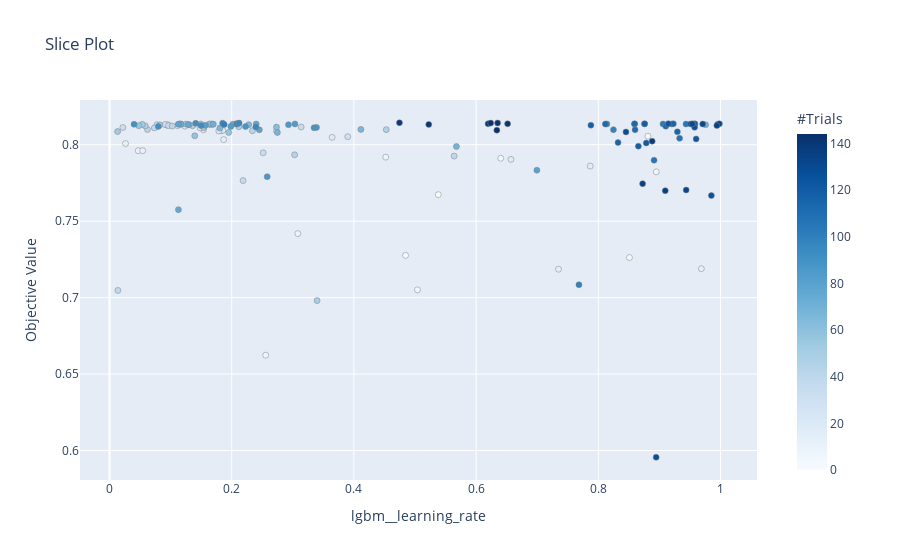

The cell this chart's notebook holds for it:
### Markdown cell above
Or you can look at hyperparameters individually.

### Code cell
optuna.visualization.plot_slice(study, ['lgbm__learning_rate'])

### Figure 1 — Plotly figure (JSON) as saved in the notebook; plotly's stock layout.template omitted (floating-point values rounded to 4 significant figures; data arrays with more than 128 entries replaced by an {"elided": "..."} marker saying what was removed)
{"data": [{"marker": {"color": {"elided": "145 int values"}, "colorbar": {"title": {"text": "#Trials"}, "x": 1, "xpad": 40}, "colorscale": [[0, "rgb(247,251,255)"], [0.125, "rgb(222,235,247)"], [0.25, "rgb(198,219,239)"], [0.375, "rgb(158,202,225)"], [0.5, "rgb(107,174,214)"], [0.625, "rgb(66,146,198)"], [0.75, "rgb(33,113,181)"], [0.875, "rgb(8,81,156)"], [1, "rgb(8,48,107)"]], "line": {"color": "Grey", "width": 0.5}}, "mode": "markers", "showlegend": false, "type": "scatter", "x": {"elided": "145 float values"}, "y": {"elided": "145 float values"}}], "layout": {"title": {"text": "Slice Plot"}, "xaxis": {"title": {"text": "lgbm__learning_rate"}}, "yaxis": {"title": {"text": "Objective Value"}}}}
